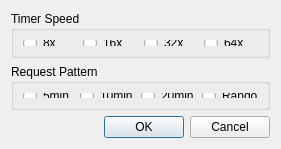
<?xml version="1.0" encoding="UTF-8"?>
<ui version="4.0">
 <class>LinkWin</class>
 <widget class="QDialog" name="LinkWin">
  <property name="geometry">
   <rect>
    <x>0</x>
    <y>0</y>
    <width>281</width>
    <height>149</height>
   </rect>
  </property>
  <property name="minimumSize">
   <size>
    <width>281</width>
    <height>149</height>
   </size>
  </property>
  <property name="maximumSize">
   <size>
    <width>281</width>
    <height>149</height>
   </size>
  </property>
  <property name="windowTitle">
   <string>Dialog</string>
  </property>
  <layout class="QGridLayout" name="gridLayout">
   <item row="2" column="2" colspan="3">
    <widget class="QDialogButtonBox" name="buttonBox">
     <property name="orientation">
      <enum>Qt::Horizontal</enum>
     </property>
     <property name="standardButtons">
      <set>QDialogButtonBox::Cancel|QDialogButtonBox::Ok</set>
     </property>
    </widget>
   </item>
   <item row="0" column="2" colspan="3">
    <widget class="QGroupBox" name="tmrGrp">
     <property name="title">
      <string>Timer Speed</string>
     </property>
     <layout class="QGridLayout" name="gridLayout_2">
      <item row="0" column="0">
       <widget class="QRadioButton" name="tmr8x">
        <property name="text">
         <string>8x</string>
        </property>
       </widget>
      </item>
      <item row="0" column="1">
       <widget class="QRadioButton" name="tmr16x">
        <property name="text">
         <string>16x</string>
        </property>
       </widget>
      </item>
      <item row="0" column="2">
       <widget class="QRadioButton" name="tmr32x">
        <property name="text">
         <string>32x</string>
        </property>
       </widget>
      </item>
      <item row="0" column="3">
       <widget class="QRadioButton" name="tmr64x">
        <property name="text">
         <string>64x</string>
        </property>
       </widget>
      </item>
     </layout>
    </widget>
   </item>
   <item row="1" column="2" colspan="3">
    <widget class="QGroupBox" name="ptnGrp">
     <property name="title">
      <string>Request Pattern</string>
     </property>
     <layout class="QGridLayout" name="gridLayout_3">
      <item row="0" column="0">
       <widget class="QRadioButton" name="ptn5m">
        <property name="text">
         <string>5min</string>
        </property>
        <property name="checkable">
         <bool>true</bool>
        </property>
        <property name="checked">
         <bool>false</bool>
        </property>
       </widget>
      </item>
      <item row="0" column="1">
       <widget class="QRadioButton" name="ptn10m">
        <property name="text">
         <string>10min</string>
        </property>
       </widget>
      </item>
      <item row="0" column="2">
       <widget class="QRadioButton" name="ptn20m">
        <property name="text">
         <string>20min</string>
        </property>
       </widget>
      </item>
      <item row="0" column="3">
       <widget class="QRadioButton" name="ptnRnd">
        <property name="text">
         <string>Random</string>
        </property>
       </widget>
      </item>
     </layout>
    </widget>
   </item>
  </layout>
 </widget>
 <resources/>
 <connections>
  <connection>
   <sender>buttonBox</sender>
   <signal>accepted()</signal>
   <receiver>LinkWin</receiver>
   <slot>accept()</slot>
   <hints>
    <hint type="sourcelabel">
     <x>248</x>
     <y>254</y>
    </hint>
    <hint type="destinationlabel">
     <x>157</x>
     <y>274</y>
    </hint>
   </hints>
  </connection>
  <connection>
   <sender>buttonBox</sender>
   <signal>rejected()</signal>
   <receiver>LinkWin</receiver>
   <slot>reject()</slot>
   <hints>
    <hint type="sourcelabel">
     <x>316</x>
     <y>260</y>
    </hint>
    <hint type="destinationlabel">
     <x>286</x>
     <y>274</y>
    </hint>
   </hints>
  </connection>
 </connections>
</ui>
